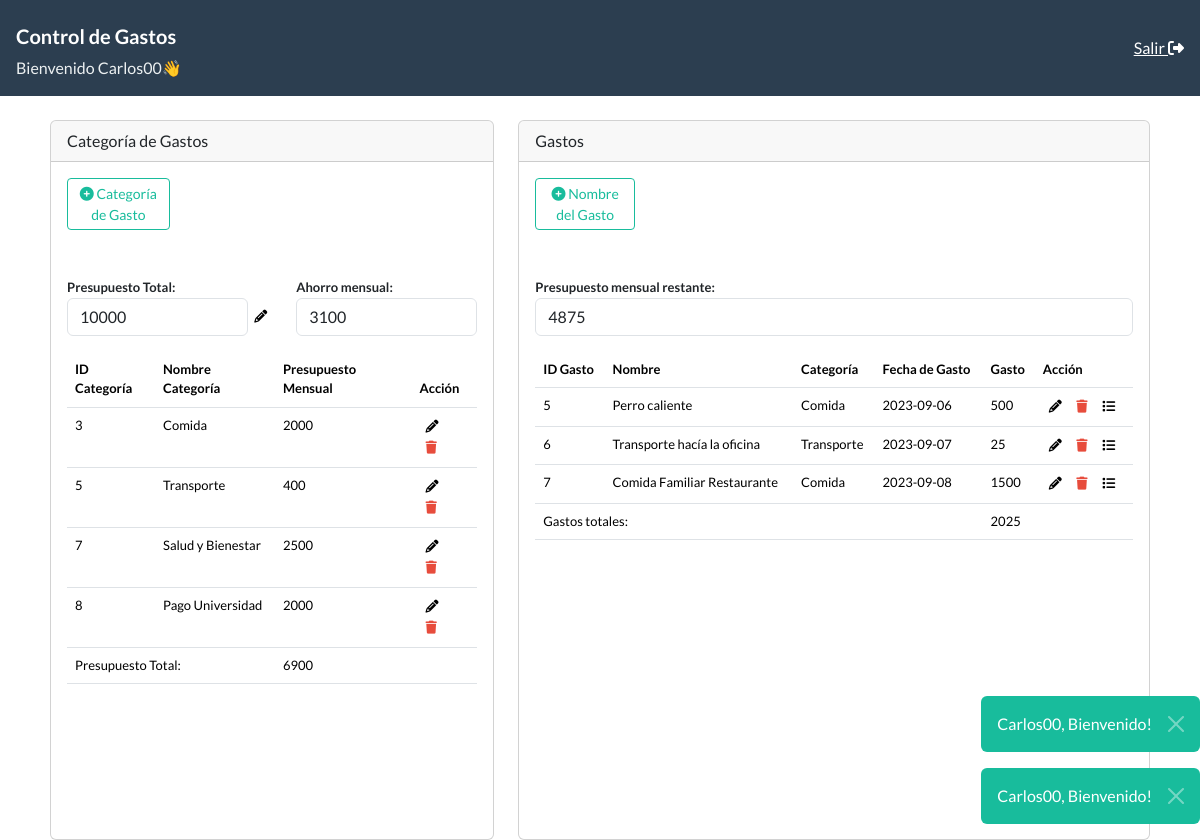
/home.php?loginStatus=success (signed in), run on the app's committed database.
### tables this page shows
CREATE TABLE `tbl_budget` (
  `tbl_budget_id` int(11) NOT NULL,
  `monthly_budget` int(11) NOT NULL
);

CREATE TABLE `tbl_expense_category` (
  `tbl_expense_category_id` int(11) NOT NULL,
  `category_name` text NOT NULL,
  `category_budget` int(11) NOT NULL
);

CREATE TABLE `tbl_expense` (
  `tbl_expense_id` int(11) NOT NULL,
  `tbl_expense_category_id` int(11) NOT NULL,
  `expense_name` text NOT NULL,
  `expense_date` date NOT NULL,
  `expense_spent` int(11) NOT NULL,
  `expense_description` text NOT NULL
);

### home.php (the view, shortened to what this page needs)
<?php
include('conn/conn.php');
?>
<!DOCTYPE html>
<html lang="en">
<head>
  <link rel="stylesheet" href="https://bootswatch.com/5/flatly/bootstrap.min.css">
  <link rel="stylesheet" href="https://cdnjs.cloudflare.com/ajax/libs/font-awesome/6.4.2/css/all.min.css" />
</head>
<body>
  <nav class="navbar d-flex align-items-center bg-primary col-12 px-3 ">
    <div class="d-flex flex-column">
      <a class="navbar-brand text-white fw-bold" href="#">Control de Gastos</a>
      <span class="text-light">Bienvenido Carlos00👋
      </span>
    </div>
    <a class="text-white" href="endpoint/logout.php">
      Salir
      <i class="fa-solid fa-right-from-bracket"></i>
    </a>
  </nav>
  <div class="main-panel mt-4 ml-5 col-11">
    <div class="row">
      <div class="col-md-5">
        <div class="card">
          <div class="card-header">
            Categoría de Gastos
          </div>
          <div class="card-body">
            <button type="button" class="btn btn-sm btn-outline-success col-md-3" data-toggle="modal" data-target="#expenseCategoryModal">
              <i class="fa-solid fa-circle-plus"></i>
              Categoría de Gasto
            </button>
            <div class="data-item">
              <ul class="list-group col-md-12 mt-5">
                <div class="row gap-4">
                  <div class="col">
                    <label for="monthlyBudget"><strong>Presupuesto Total: </strong></label>
                    <div style="display: flex; align-items: center;">
                      <?php
                      $stmt = $conn->prepare("SELECT * FROM `tbl_budget`");
                      $stmt->execute();
                      $result = $stmt->fetch();
                      if ($result) {
                        $monthlyBudget = $result['monthly_budget'];
                      } else {
                        $monthlyBudget = 0;
                      }
                      ?>
                      <input type="number" class="form-control col-6" name="monthly_budget" id="monthlyBudget" value="<?php echo $monthlyBudget; ?>" readonly>
                      <button type="button" class="custom-btn" id="editButton" title="Editar" data-toggle="modal" data-target="#monthlyBudgetModal">
                        <i class="fa-solid fa-pencil"></i>
                      </button>
                    </div>
                  </div>
                  <div class="col">
                    <label for="monthlySavings"><strong>Ahorro mensual: </strong></label>
                    <input type="text" class="form-control col-6" name="monthly_savings" id="monthlySavings" value="0" readonly>
                  </div>
                </div>
                <table class="table table-hover mt-3">
                  <thead>
                    <tr>
                      <th scope="col">ID Categoría</th>
                      <th scope="col">Nombre Categoría</th>
                      <th scope="col">Presupuesto Mensual</th>
                      <th scope="col">Acción</th>
                    </tr>
                  </thead>
                  <tbody>
                    <?php
                    $stmt = $conn->prepare("SELECT * FROM `tbl_expense_category`");
                    $stmt->execute();
                    $result = $stmt->fetchAll();
                    foreach ($result as $row) {
                      $categoryID = $row['tbl_expense_category_id'];
                      $categoryName = $row['category_name'];
                      $categoryBudget = $row['category_budget'];
                    ?>
                      <tr>
                        <td id="categoryID-<?= $categoryID ?>"><?php echo $categoryID ?></td>
                        <td id="categoryName-<?= $categoryID ?>"><?php echo $categoryName ?></td>
                        <td id="categoryBudget-<?= $categoryID ?>"><?php echo $categoryBudget ?></td>
                        <td>
                          <div>
                            <button type="submit" title="Editar" class="custom-btn" onclick="update_category('<?php echo $categoryID ?>')"><i class="fa-solid fa-pencil"></i></button>
                            <button type="button" title="Eliminar" class="custom-btn">
                              <i class="fa-solid fa-trash text-danger" onclick="delete_category('<?php echo $categoryID ?>')"></i>
                            </button>
                          </div>
                        </td>
                      </tr>
                    <?php
                    }
                    ?>
                    <tr>
                      <td colspan="2">Presupuesto Total: </td>
                      <td colspan="2"><span id="totalBudget">0</span></td>
                    </tr>
                  </tbody>
                </table>
              </ul>
            </div>
          </div>
        </div>
      </div>
      <div class="col-md-7">
        <div class="card">
          <div class="card-header">
            Gastos
          </div>
          <div class="card-body">
            <button type="button" class="btn btn-sm btn-outline-success col-md-2" data-toggle="modal" data-target="#expenseModal"> <i class="fa-solid fa-circle-plus"></i> Nombre del Gasto</button>
            <div class="data-item">
              <ul class="list-group col-md-12 mt-5">
                <div class="row">
                  <div class="col">
                    <label for="monthlyBudgetInputLeft"><strong>Presupuesto mensual restante: </strong></label>
                    <input type="text" class="form-control col-3" name="monthly_budget_left" id="monthlyBudgetInputLeft" value="0" readonly>
                  </div>
                </div>
                <table class="table table-hover mt-3">
                  <thead>
                    <tr>
                      <th scope="col">ID Gasto</th>
                      <th scope="col">Nombre</th>
                      <th scope="col">Categoría</th>
                      <th scope="col">Fecha de Gasto</th>
                      <th scope="col">Gasto</th>
                      <th scope="col">Acción</th>
                    </tr>
                  </thead>
                  <tbody>
                    <?php
                    $stmt = $conn->prepare("
                                            SELECT
                                                `tbl_expense`.`tbl_expense_id`,
                                                `tbl_expense_category`.`tbl_expense_category_id`,
                                                `tbl_expense`.`expense_name`,
                                                `tbl_expense_category`.`category_name`,
                                                `tbl_expense`.`expense_date`,
                                                `tbl_expense`.`expense_spent`,
                                                `tbl_expense`.`expense_description`
                                            FROM
                                                `tbl_expense`
                                            LEFT JOIN tbl_expense_category ON
                                                `tbl_expense`.`tbl_expense_category_id` = `tbl_expense_category`.`tbl_expense_category_id`
                                        ");
                    $stmt->execute();
                    $result = $stmt->fetchAll();
                    foreach ($result as $row) {
                      $expenseID = $row['tbl_expense_id'];
                      $expenseName = $row['expense_name'];
                      $categoryName = $row['category_name'];
                      $expenseDate = $row['expense_date'];
                      $expenseSpent = $row['expense_spent'];
                    ?>
                      <tr>
                        <td id="expenseID-<?= $expenseID ?>"><?php echo $expenseID ?></td>
                        <td id="expenseName-<?= $expenseID ?>"><?php echo $expenseName ?></td>
                        <td id="categoryName-<?= $expenseID ?>"><?php echo $categoryName ?></td>
                        <td id="expenseDate-<?= $expenseID ?>"><?php echo $expenseDate ?></td>
                        <td id="expenseSpent-<?= $expenseID ?>"><?php echo $expenseSpent ?></td>
                        <td>
                          <div>
                            <button type="submit" title="Editar" class="custom-btn" onclick="update_expense('<?php echo $expenseID ?>')"><i class="fa-solid fa-pencil"></i></button>
                            <button type="button" title="Eliminar" class="custom-btn" onclick="delete_expense('<?php echo $expenseID ?>')"><i class="fa-solid fa-trash text-danger"></i></button>
                            <button type="button" title="Ver detalles" class="custom-btn" data-toggle="collapse" data-target="#expenseDescriptionView-<?php echo $expenseID ?>"><i class="fa-solid fa-list"></i></button>
                          </div>
                        </td>
                      </tr>
                    <?php
                    }
                    ?>
                    <tr>
                      <td colspan="4">Gastos totales: </td>
                      <td colspan="2"><span id="totalSpent">0</span></td>
                    </tr>
                  </tbody>
                </table>
              </ul>
            </div>
          </div>
        </div>
      </div>
    </div>
  </div>
  <div id="alert-container" class="position-absolute bottom-0 end-0"></div>
</body>
</html>

### home.php (style rules this page uses)
.card-body { font-size: small; }
.custom-btn { background: transparent; border: none }
.main-panel, .card { margin: auto; height: 90vh; overflow-y: auto; }

### data on the page
tbl_budget: monthly_budget "10000"
tbl_expense_category: tbl_expense_category_id "3", category_name "Comida", category_budget "2000"
tbl_expense_category: tbl_expense_category_id "5", category_name "Transporte", category_budget "400"
tbl_expense_category: tbl_expense_category_id "7", category_name "Salud y Bienestar", category_budget "2500"
tbl_expense_category: tbl_expense_category_id "8", category_name "Pago Universidad", category_budget "2000"
tbl_expense: tbl_expense_id "5", expense_name "Perro caliente", tbl_expense_category.category_name "Comida", expense_date "2023-09-06", expense_spent "500"
tbl_expense: tbl_expense_id "6", expense_name "Transporte hacía la oficina", tbl_expense_category.category_name "Transporte", expense_date "2023-09-07", expense_spent "25"
tbl_expense: tbl_expense_id "7", expense_name "Comida Familiar Restaurante", tbl_expense_category.category_name "Comida", expense_date "2023-09-08", expense_spent "1500"
